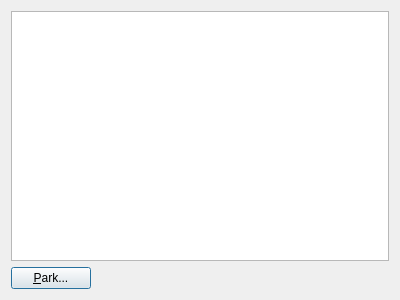
<?xml version="1.0" encoding="UTF-8"?>
<ui version="4.0">
 <class>ParkPage</class>
 <widget class="QDialog" name="ParkPage">
  <property name="geometry">
   <rect>
    <x>0</x>
    <y>0</y>
    <width>400</width>
    <height>300</height>
   </rect>
  </property>
  <property name="windowTitle">
   <string>Dialog</string>
  </property>
  <layout class="QVBoxLayout" name="verticalLayout">
   <item>
    <widget class="QTableView" name="parkTableView"/>
   </item>
   <item>
    <layout class="QHBoxLayout" name="horizontalLayout">
     <item>
      <widget class="QPushButton" name="park">
       <property name="toolTip">
        <string>Create a new address</string>
       </property>
       <property name="text">
        <string>&amp;Park...</string>
       </property>
       <property name="icon">
        <iconset resource="../bitcoin.qrc">
         <normaloff>:/icons/add</normaloff>:/icons/add</iconset>
       </property>
      </widget>
     </item>
     <item>
      <spacer name="horizontalSpacer">
       <property name="orientation">
        <enum>Qt::Horizontal</enum>
       </property>
       <property name="sizeHint" stdset="0">
        <size>
         <width>40</width>
         <height>20</height>
        </size>
       </property>
      </spacer>
     </item>
    </layout>
   </item>
  </layout>
 </widget>
 <resources>
  <include location="../bitcoin.qrc"/>
 </resources>
 <connections/>
</ui>
